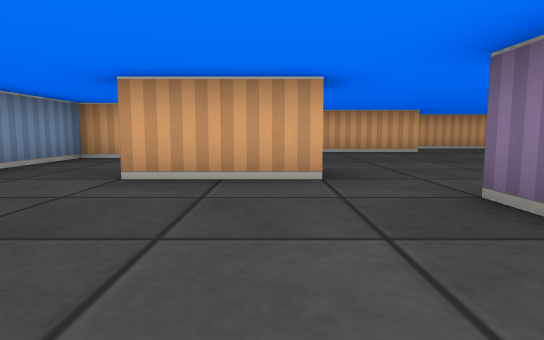
view 1 (above)

13 first-person views from a walk through a cub3D level. The camera is about half as high as the walls, tilts 6° down and sees 75° across. The floor is counted in squares. Each view is taken from the middle of a square. On the plan, view 1 faces up. The plan holds only what a view shows up to about 9 squares ahead; the rest is blank. The place goes on beyond the plan.

view 2
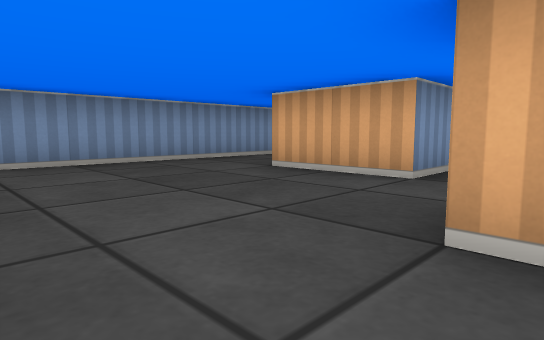

view 3
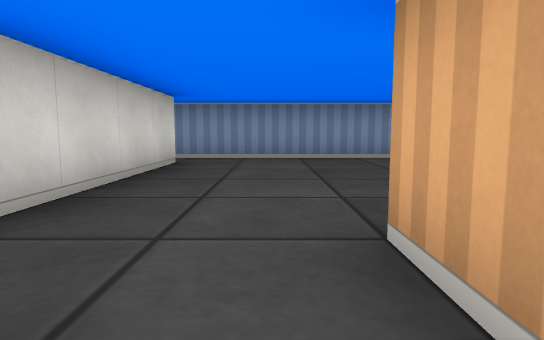

view 4
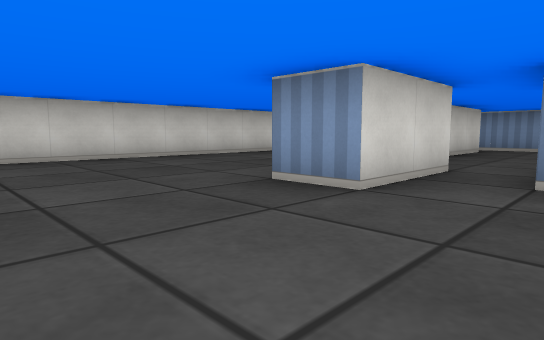

view 5
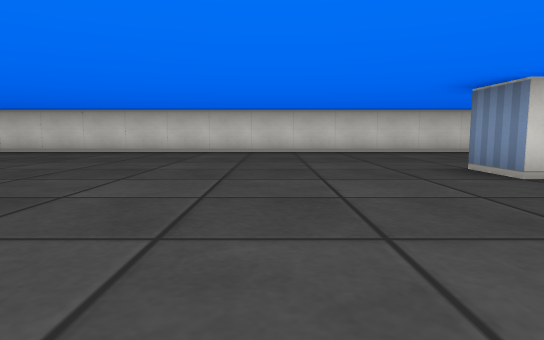

view 6
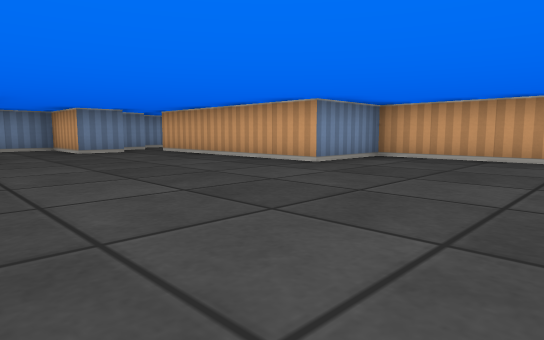

view 7
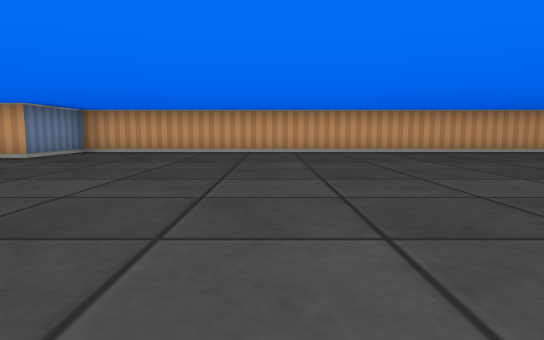

view 8
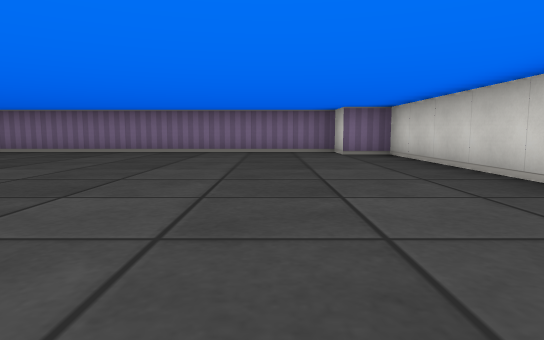

view 9
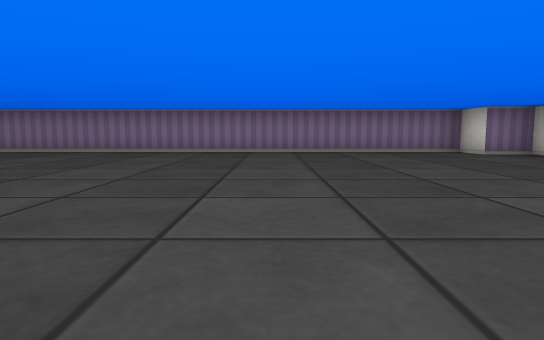

view 10
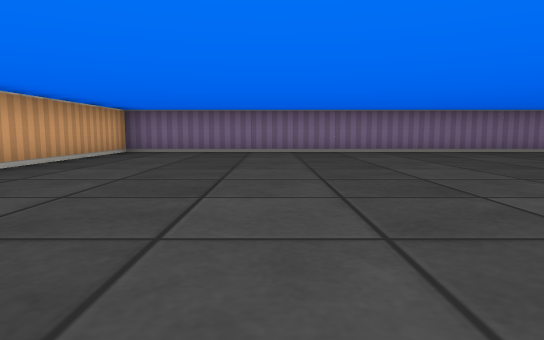

view 11
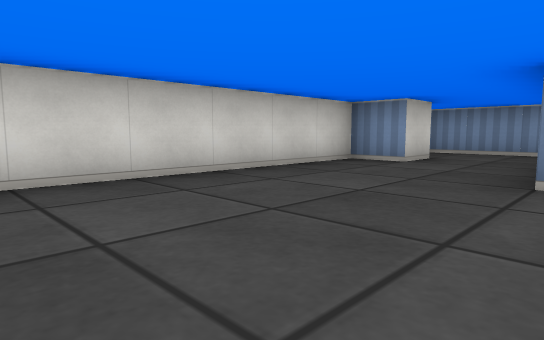

view 12
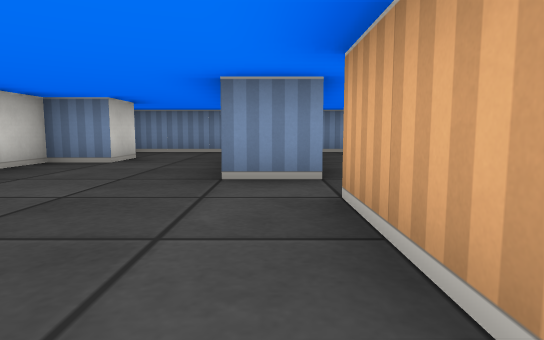

view 13
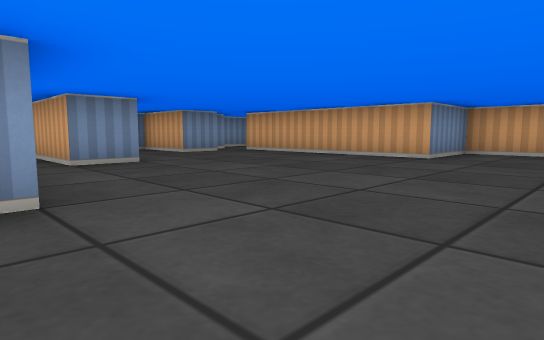

### Floor plan
Points are (right, up) in squares from view 1. A wall is a line through its corners. A room is listed if a view was taken in it or the views show most of it. See-through windows are left out.
Room 1 (views 1, 2)
walls: (-2.5, -0.5) (1.1, -0.5); (1.5, 1.9) (1.5, 2.5); (1.5, -0.4) (1.5, -1.5); (0.5, 3.5) (-1.5, 3.5); (-3.5, 3.5) (-3.5, -0.4); (2.5, 1.5) (1.5, 1.5)
ways out: opening at (-3, -1) to room 2; opening at (-2.5, 4) to room 2; opening at (1, 3) to room 2; opening at (2.5, -1.5) to room 2; opening at (3, 1) to room 2
Room 2 (views 3, 4, 5, 6, 7, 8, 9, 10, 11, 12, 13)
walls: (3.5, 2.6) (3.5, 1.5); (2.4, 0.5) (4.5, 0.5) (4.5, -0.5) (2.5, -0.5); (0.5, 4.6) (0.5, 3.5); (-1.5, 7.6) (-1.5, 6.5) (-3.5, 6.5) (-3.5, 3.5); (-1.5, -3.5) (-0.5, -3.5) (-0.5, -4.5) (15.5, -4.5) (15.5, -3.5) (16.5, -3.5) (16.5, 10.5) (3.5, 10.5) (3.5, 8.5) (-1.4, 8.5); (-3.5, -0.4) (-3.5, -4.4)
ways out: opening at (-3, -1) to room 1; opening at (-2.5, 4) to room 1; opening at (1, 3) to room 1; opening at (2.5, -1.5) to room 1; opening at (3, 1) to room 1; opening at (-2, 8)

Where each view was taken, in squares from view 1:
view 1: 0 up, 0 right, facing up
view 2: 0 up, 2 right, facing up-left
view 3: 1 up, 3 right, facing left
view 4: 2 up, 7 right, facing down-left
view 5: 4 up, 7 right, facing down
view 6: 4 up, 7 right, facing up-left
view 7: 2 up, 8 right, facing up
view 8: 2 down, 8 right, facing right
view 9: 1 up, 8 right, facing right
view 10: 7 up, 8 right, facing right
view 11: 1 down, 5 right, facing down-left
view 12: 1 down, 5 right, facing left
view 13: 2 up, 6 right, facing up-left
